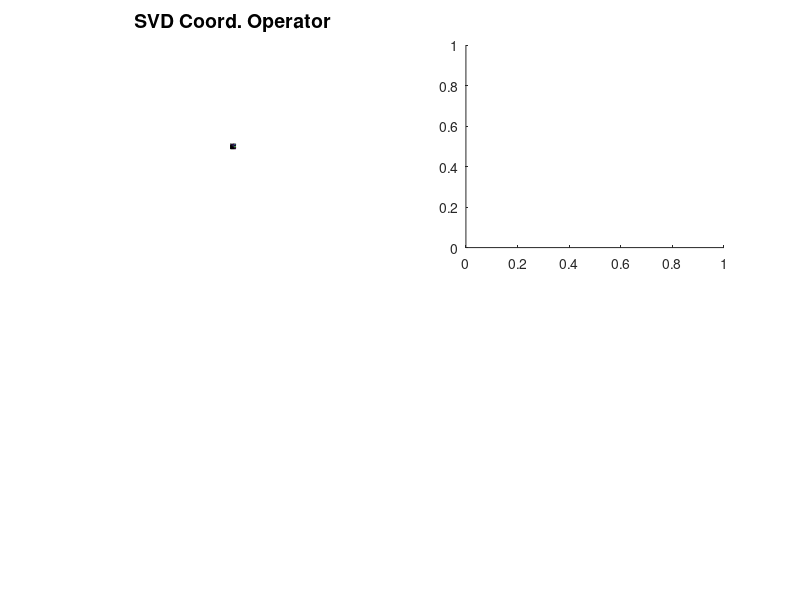

Write MATLAB code to recreate this figure. (Note: this script raises an error after producing the figure.)
clear all; close all; clc;

load('Alorenz.mat');
load('Slorenz.mat');
dt = .001;
stackmax = 100;

figure;

subplot(2,2,1);
surf(A);
view(2);
axis('ij');
axis('equal');
axis('off');
title('SVD Coord. Operator', 'FontSize', 14);

subplot(2,2,2);
Arenorm = renormalize(A,S);
surf(Arenorm);
view(2);
axis('ij');
axis('equal');
axis('off');
title('Normalized SVD Coord. Operator', 'FontSize', 14);

QQ = buildLegendreOperator(length(A),stackmax*dt/2);

subplot(2,2,3);
surf(QQ);
view(2);
axis('ij');
axis('equal');
axis('off');
title('Legendre Coord. Operator', 'FontSize', 14);

subplot(2,2,4);
surf(renormalize(QQ,S));
view(2);
axis('ij');
axis('equal');
axis('off');
title('Normalized Legendre Coord. Operator', 'FontSize', 14);
caxis([min(min(Arenorm)), max(max(Arenorm))]);
